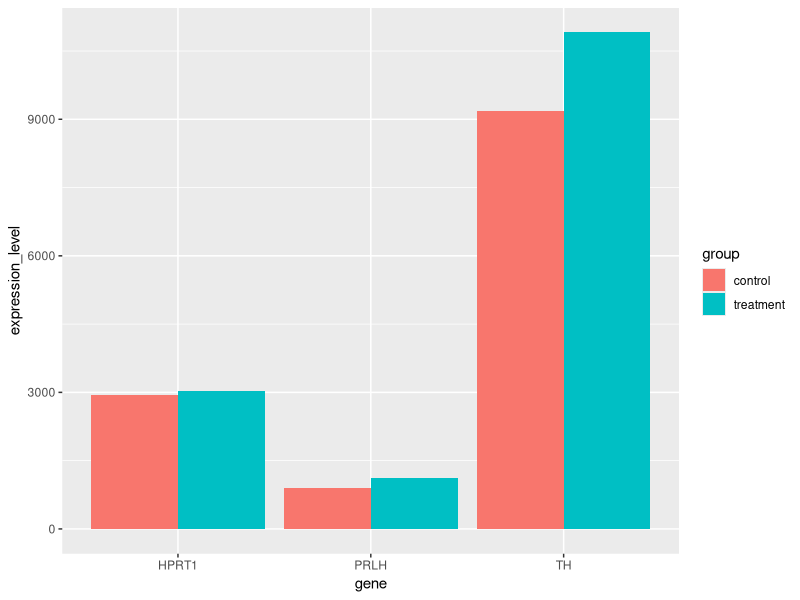

Here is the R script that generated this plot: (Note: this script raises an error after producing the figure.)
## ---- chunk 1
#| message: false
library(tidyverse)
library(patchwork)

# read in dosage data
m_dose <- read_csv("data/mousezempic_dosage_data.csv")
m_dose
## ---- chunk 2
#| message: false

# read in expression data
m_exp <- read_tsv("data/mousezempic_expression_data.tsv")
m_exp
## ---- chunk 3
m_dose %>%
  summarise(
    n_mice = n(),
    .by = c(cage_number, mouse_strain))
## ---- chunk 4
m_dose %>%
  count(cage_number, mouse_strain, name = "n_mice")
## ---- chunk 5
m_dose %>%
  count(cage_number, mouse_strain, name = "n_mice") %>%
  pivot_wider(names_from = mouse_strain, values_from = n_mice)
## ---- chunk 6
m_dose %>%
  count(replicate, mouse_strain, name = "n_mice") %>%
  pivot_wider(names_from = mouse_strain, values_from = n_mice)
## ---- chunk 7
m_exp
## ---- chunk 8
mousezempic_expr_long <- m_exp %>%
  pivot_longer(
    cols = contains("_rep"),
    names_to = "measurement",
    values_to = "expression_level"
  )

mousezempic_expr_long
## ---- chunk 9
mousezempic_expr_separate <- mousezempic_expr_long %>%
  separate(measurement, into = c("gene", "replicate"), sep = "_")

mousezempic_expr_separate
## ---- chunk 10
mz_expr_rep_summed <- mousezempic_expr_separate %>%
  summarise(
    expression_level = sum(expression_level),
    .by = c(id_num, group, gene)
  )

mz_expr_rep_summed
## ---- chunk 11
mz_expr_rep_summed %>%
  summarise(
    expression_level = mean(expression_level),
    .by = c(group, gene)
  ) %>%
  ggplot(aes(x = gene, y = expression_level, fill = group)) +
  geom_col(position = "dodge")
## ---- chunk 12
mz_expr_rep_summed_wide <- pivot_wider(mz_expr_rep_summed, names_from = "gene", values_from = "expression_level")

mz_expr_rep_summed_wide
## ---- chunk 13
ggplot(mz_expr_rep_summed_wide, aes(x = Th, y = Prlh)) +
  geom_point()
## ---- chunk 14
left_join(m_dose, mz_expr_rep_summed_wide, by = "id_num")
## ---- chunk 15
# rename id_num to mouse_id
mz_dosage_data_new <- m_dose %>%
  rename(mouse_id = id_num)

mz_dosage_data_new
## ---- chunk 16
# perform left join by matching mouse_id of the left data frame to id_num of the right data frame
mz_joined_data <- left_join(
  mz_dosage_data_new, mz_expr_rep_summed_wide,
  by = join_by(mouse_id == id_num)
) %>%
  drop_na() # keep only rows without NA

mz_joined_data
## ---- chunk 17
ggplot(mz_joined_data, aes(x = mouse_strain, y = Th, fill = mouse_strain)) +
  geom_violin()
## ---- chunk 18
mz_joined_data_longer <- mz_joined_data %>%
  pivot_longer(cols = c(Th, Prlh, Hprt1), names_to = "gene", values_to = "expression")

mz_joined_data_longer
## ---- chunk 19
ggplot(mz_joined_data_longer, aes(x = mouse_strain, y = expression, fill = mouse_strain)) +
  geom_violin() +
  facet_wrap(~gene, scales = "free_y")
## ---- chunk 20
ggplot(mz_joined_data_longer, aes(x = drug_dose_g, y = expression, color = mouse_strain)) +
  geom_point() +
  geom_smooth(method = "lm") +
  facet_grid(cols = vars(mouse_strain), rows = vars(gene), scales = "free")
## ---- chunk 21
who
## ---- chunk 22
# pivot longer with columns 5 to 60, drop NA values
who_longer <- who %>%
  pivot_longer(
    cols = 5:60, # alternatively contains("_")
    names_to = "description",
    values_to = "cases",
    values_drop_na = TRUE
  )

who_longer
## ---- chunk 23
who_longer %>%
  count(description)
## ---- chunk 24
who_longer <- who_longer %>%
  mutate(description = str_replace(description, "newrel", "new_rel"))

who_longer
## ---- chunk 25
who_longer <- who_longer %>%
  mutate(description = str_remove(description, "new_"))

who_longer
## ---- chunk 26
who_longer <- who_longer %>%
  mutate(description = str_replace(description, "_f", "_f_")) %>%
  mutate(description = str_replace(description, "_m", "_m_"))

who_longer
## ---- chunk 27
who_separated <- who_longer %>%
  separate(description, into = c("type", "sex", "age_group"), sep = "_")

who_separated
## ---- chunk 28
country_codes <- who_separated %>%
  select(country, iso2, iso3) %>%
  distinct()

country_codes
## ---- chunk 29
who_tidy <- who_separated %>%
  select(-iso2, -iso3)

who_tidy
## ---- chunk 30
who_tidy %>%
  filter(year == 2010) %>%
  summarise(total_cases = sum(cases), .by = country) %>%
  arrange(desc(total_cases))
## ---- chunk 31
top_10_countries <- who_tidy %>%
  filter(year == 2010) %>%
  summarise(total_cases = sum(cases), .by = country) %>%
  arrange(desc(total_cases)) %>%
  slice(1:10)

top_10_countries
## ---- chunk 32
who_tidy %>%
  filter(
    country %in% top_10_countries$country,
    year >= 2000,
    year <= 2010
  ) %>%
  summarise(
    total_cases = sum(cases), .by = c(country, year)
  ) %>%
  ggplot(aes(x = year, y = total_cases, col = country)) +
  geom_point() +
  geom_line()
